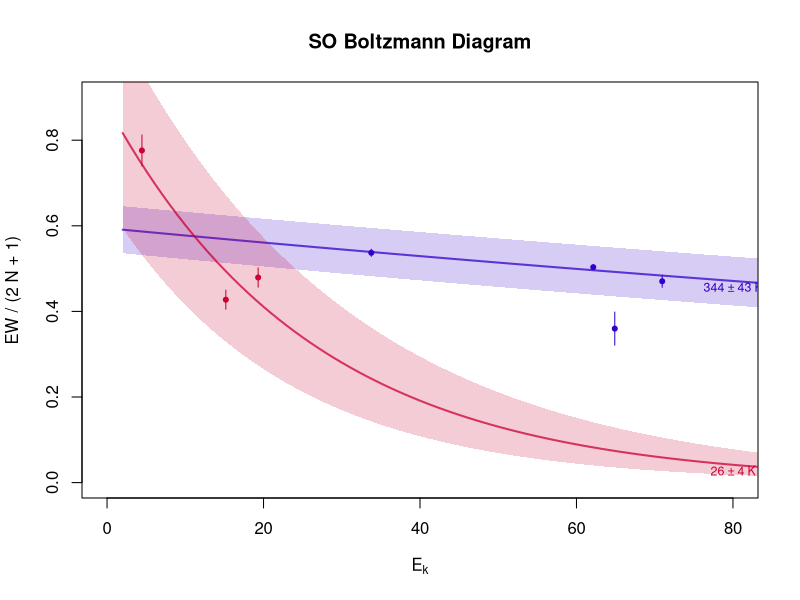

Generate this figure with R:
boltzmannPlot <- function(DF, RGB=c(0.2, 0.0, 0.8)){
	fit <- nls( formula=N ~ N0 * exp(-Ek/T), data=data.frame(N=DF$PDF, Ek=DF$E_k), weight=1.0/DF$ePDF^2, start=list(N0=0.6, T=400))
	N0 <- coef(summary(fit))[1,1]	# Best N0
	T0 <- coef(summary(fit))[2,1]	# Best T0
	eN0 <- summary(fit)$coefficients[3]	# Error in N0
	fit <- nls( formula=N ~ N0 * exp(-Ek/T), data=data.frame(N=DF$PDF, Ek=DF$E_k), weight=1.0/DF$ePDF^2, start=list(T=T0))
	T0 <- summary(fit)$coefficients[1]
	eT0 <- summary(fit)$coefficients[2]
	minT <- T0 - eT0
	maxT <- T0 + eT0
	Eplot <- seq(2, 90)
	UpperPDF <- (N0 + eN0) * exp(- Eplot / maxT)
	LowerPDF <- (N0 - eN0) * exp(- rev(Eplot) / minT)
	modelPDF <- N0 * exp(- Eplot / T0)
	polygon( c(Eplot, rev(Eplot)), c(UpperPDF, LowerPDF), col=rgb(RGB[1], RGB[2], RGB[3], 0.2), border=NA)
	lines( Eplot, modelPDF, col=rgb(RGB[1], RGB[2], RGB[3], 0.75), lwd=2) ; text(80, modelPDF[length(modelPDF)], sprintf('%.0f ± %.0f K', T0, eT0), cex=0.75, col=rgb(RGB[1], RGB[2], RGB[3]))
	points( DF$E_k, DF$PDF, pch=20, col=rgb(RGB[1], RGB[2], RGB[3]))
	arrows( DF$E_k, DF$PDF - DF$ePDF,  DF$E_k,  DF$PDF + DF$ePDF, length=0, col=rgb(RGB[1], RGB[2], RGB[3]))
	cat(sprintf('T = %.0f ± %.0f K / N = %.2f ± %.2f\n', T0, eT0, N0, eN0))
	return
}


#-------- SO line parameters
# J_low : lower J number
# N_low : lower N number
# E_k   : lower energy state (K)
# EW    : Equivalent width [km/s]
# ER    : error of EW
# restfreq : rest frequency (GHz)
SO2211  <- list(J_low=1, J_up=2, N_low=1, N_up=2, E_k=15.1819, EW=1.282, ER=0.067, restfreq=86.09395, name='SO J(N) = 2(2) - 1(1) v=0')
SO3221  <- list(J_low=2, J_up=3, N_low=1, N_up=2, E_k= 4.4600, EW=2.328, ER=0.109, restfreq=99.29987, name='SO J(N) = 3(2) - 2(1) v=0')
SO3322  <- list(J_low=2, J_up=3, N_low=2, N_up=3, E_k=19.3137, EW=2.396, ER=0.113, restfreq=129.13892, name='SO J(N) = 3(3) - 2(2) v=0') # subtract SO2 12(2,10)-11(2,10)
SO5544  <- list(J_low=4, J_up=5, N_low=4, N_up=5, E_k=33.7748, EW=4.833, ER=0.075, restfreq=215.22065, name='SO J(N) = 5(5) - 4(4) v=0')
SO8776  <- list(J_low=7, J_up=8, N_low=6, N_up=7, E_k=64.8931, EW=4.677, ER=0.503, restfreq=340.71416, name='SO J(N) = 8(7) - 7(6) v=0')
SO8877  <- list(J_low=7, J_up=8, N_low=7, N_up=8, E_k=70.9573, EW=8.128* 7.9/(7.9+1.2), ER=0.211, restfreq=344.31061, name='SO J(N) = 8(8) - 7(7) v=0') # correction to exclude H15CN contamination
#SO8978  <- list(J_low=7, J_up=8, N_low=8, N_up=9, E_k=62.1444, EW=8.781, ER=0.290, restfreq=346.52848, name='SO J(N) = 8(9) - 7(8) v=0')
SO8978  <- list(J_low=7, J_up=8, N_low=8, N_up=9, E_k=62.1444, EW=8.556, ER=0.106, restfreq=346.52848, name='SO J(N) = 8(9) - 7(8) v=0') # using EquiWidth(DF, c(1250, 1310, 1700, 1740) )


multiTransition <- function(lineList){
	lineNum <- length(lineList)
	JL <- JU <- NL <- NU <- EK <- EW <- ER <- numeric(lineNum)
	for(line_index in 1:lineNum){
		JL[line_index] <- lineList[[line_index]]$J_low
		JU[line_index] <- lineList[[line_index]]$J_up
		NL[line_index] <- lineList[[line_index]]$N_low
		NU[line_index] <- lineList[[line_index]]$N_up
		EK[line_index] <- lineList[[line_index]]$E_k
		EW[line_index] <- lineList[[line_index]]$EW
		ER[line_index] <- lineList[[line_index]]$ER
	}
	lineDF <- data.frame(J_up=JU, J_low=JL, N_up=NU, N_low=NL, E_k=EK, EW=EW, ER=ER)
	lineDF$PDF <- lineDF$EW / (2* lineDF$N_low + 1)
	lineDF$ePDF <- lineDF$ER / (2* lineDF$N_low + 1)
	return( lineDF )
}

lineDF <- multiTransition( list(SO2211,SO3221,SO3322,SO5544,SO8776,SO8877,SO8978) )

pdf('SOboltzmann.pdf', width=10, height=7)
plot( lineDF$E_k, lineDF$PDF, pch=20, ylim=c(0, 0.9), xlim=c(0.0,80), xlab=expression('E'[k]), ylab='EW / (2 N + 1)', main='SO Boltzmann Diagram', type='n')

lineDF <- multiTransition( list(SO5544,SO8776,SO8877,SO8978) )
boltzmannPlot(lineDF, c(0.2, 0.0, 0.8))
lineDF <- multiTransition( list(SO2211,SO3221,SO3322) )
boltzmannPlot(lineDF, c(0.8, 0.0, 0.2))


dev.off()